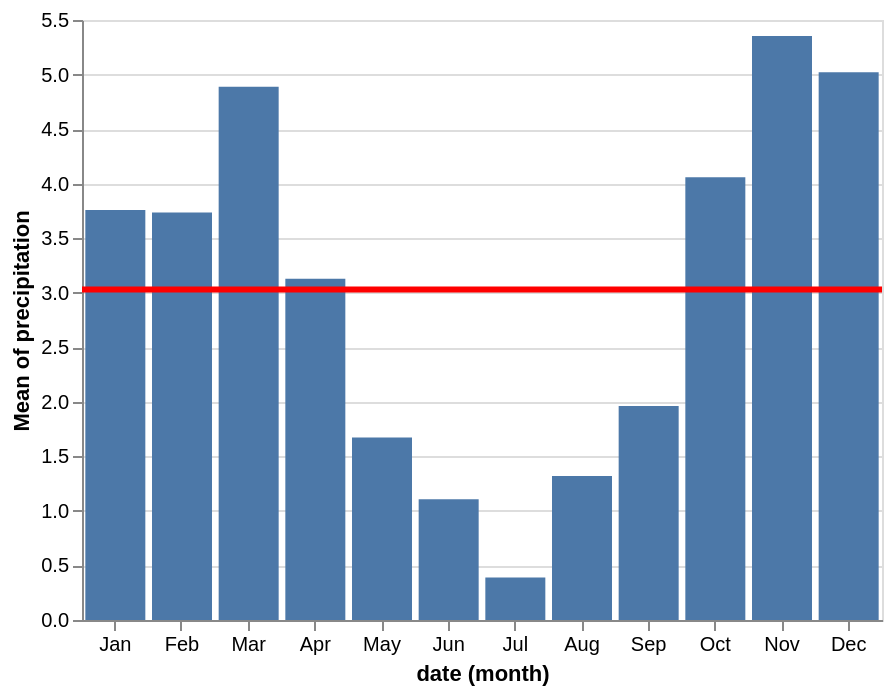

Source (Vega-Lite JSON):
### Vega-Lite specification from a JSON file in a GitHub repository (floating-point values rounded to 4 significant figures; data arrays with more than 128 entries replaced by an {"elided": "..."} marker saying what was removed)
{"config": {"view": {"height": 300, "width": 400}}, "layer": [{"encoding": {"y": {"field": "precipitation", "aggregate": "mean", "type": "quantitative"}, "x": {"timeUnit": "month", "field": "date", "type": "ordinal"}}, "data": {"values": {"elided": "1461 records"}}, "mark": "bar"}, {"encoding": {"y": {"field": "precipitation", "aggregate": "mean", "type": "quantitative"}, "size": {"value": 3}}, "data": {"values": {"elided": "1461 records"}}, "mark": {"color": "red", "type": "rule"}}], "$schema": "https://vega.github.io/schema/vega-lite/v2.4.1.json"}
